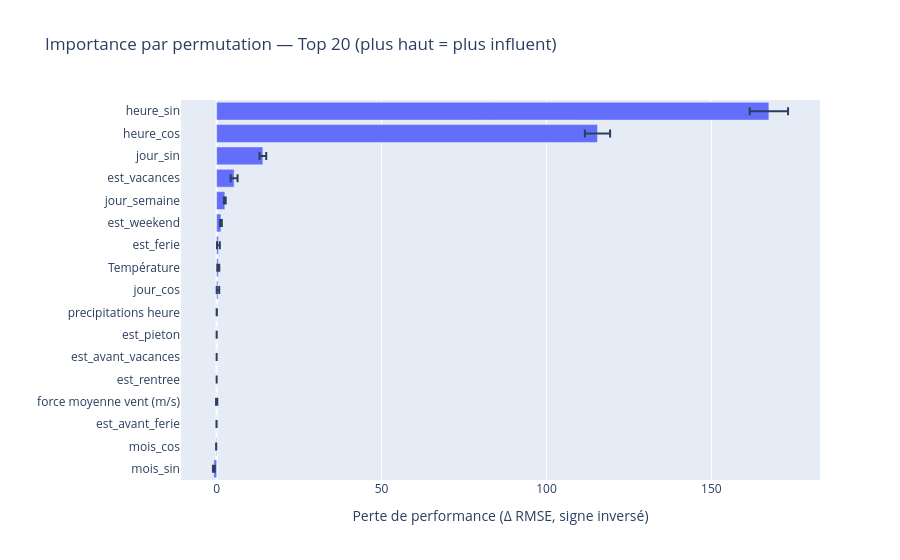

Here is the notebook cell this chart was saved with:
### Code cell
from sklearn.inspection import permutation_importance
import pandas as pd
import numpy as np
import plotly.express as px

perm = permutation_importance(
    estimator=pipe,
    X=X_test,
    y=y_test,
    n_repeats=20,
    random_state=42,
    scoring='neg_root_mean_squared_error'
)

imp_df = (
    pd.DataFrame({
        'feature': features,
        'importance_mean': perm.importances_mean,
        'importance_std': perm.importances_std
    })
    .sort_values('importance_mean', ascending=False)
)

print(imp_df.head(20))

topk = imp_df.head(20).sort_values('importance_mean', ascending=True)
fig = px.bar(
    topk,
    x='importance_mean', y='feature',
    error_x='importance_std',
    orientation='h',
    title='Importance par permutation — Top 20 (plus haut = plus influent)'
)
fig.update_layout(xaxis_title="Perte de performance (Δ RMSE, signe inversé)", yaxis_title="")
fig.show()

### Figure 1 — Plotly figure (JSON) as saved in the notebook; plotly's stock layout.template omitted (floating-point values rounded to 4 significant figures)
{"data": [{"error_x": {"array": [0.2804, 0.02177, 0.0148, 0.1821, 0.0, 0.0, 0.01422, 0.03846, 0.3836, 0.2956, 0.4304, 0.277, 0.2602, 1.05, 1.008, 3.823, 5.81]}, "hovertemplate": "importance_mean=%{x}<br>feature=%{y}<extra></extra>", "legendgroup": "", "marker": {"color": "#636efa", "pattern": {"shape": ""}}, "name": "", "orientation": "h", "showlegend": false, "textposition": "auto", "type": "bar", "x": [-0.8457, -0.1467, -0.03673, -0.0002903, 0.0, 0.0, 0.002823, 0.03049, 0.3888, 0.4911, 0.5332, 1.289, 2.476, 5.29, 14.01, 115.5, 167.4], "xaxis": "x", "y": ["mois_sin", "mois_cos", "est_avant_ferie", "force moyenne vent (m/s)", "est_rentree", "est_avant_vacances", "est_pieton", "precipitations heure", "jour_cos", "Température", "est_ferie", "est_weekend", "jour_semaine", "est_vacances", "jour_sin", "heure_cos", "heure_sin"], "yaxis": "y"}], "layout": {"barmode": "relative", "legend": {"tracegroupgap": 0}, "title": {"text": "Importance par permutation — Top 20 (plus haut = plus influent)"}, "xaxis": {"anchor": "y", "domain": [0, 1], "title": {"text": "Perte de performance (Δ RMSE, signe inversé)"}}, "yaxis": {"anchor": "x", "domain": [0, 1], "title": {"text": ""}}}}
